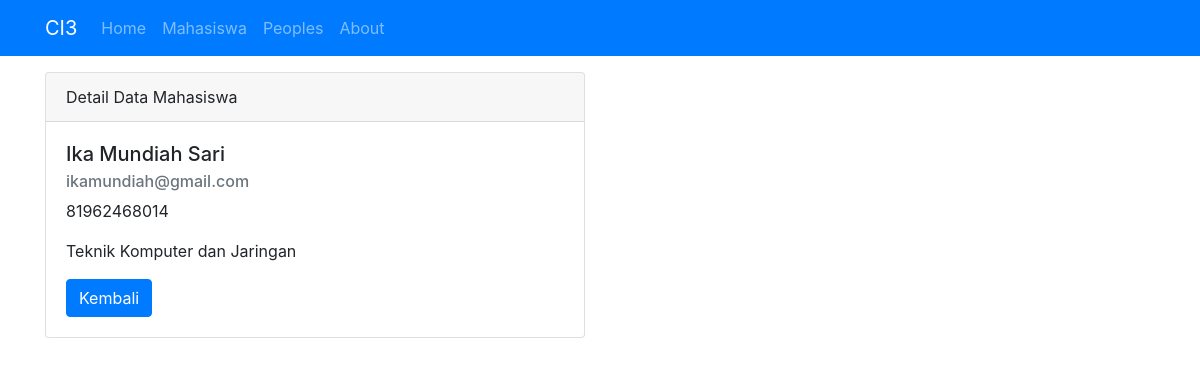
Page /mahasiswa/detail/5 on the committed database.
### tables this page shows
CREATE TABLE `mahasiswa` (
  `id` int(11) NOT NULL,
  `nama` varchar(100) NOT NULL,
  `nrp` varchar(100) NOT NULL,
  `email` varchar(100) NOT NULL,
  `jurusan` varchar(100) NOT NULL
);

### application/controllers/Mahasiswa.php (called while the page is built, shortened)
<?php
class Mahasiswa extends CI_Controller {
    public function __construct()
{
        $this->load->model('Mahasiswa_model');
        $this->load->library('form_validation');
 }
    public function detail($id)
    {
        $data['judul'] = 'Detail Data Mahasiswa';
        $data['mahasiswa'] = $this->Mahasiswa_model->getMahasiswaById($id);
        $this->load->view('templates/header', $data);
        $this->load->view('mahasiswa/detail', $data);
        $this->load->view('templates/footer');
    }
 }

### index.php (called while the page is built, shortened)
<?php
require_once BASEPATH.'core/CodeIgniter.php';

### application/models/mahasiswa_model.php (called while the page is built, shortened)
<?php
class Mahasiswa_model extends CI_model {
    public function getMahasiswaById($id)
    {
         return $this->db->get_where('mahasiswa', ['id' => $id])->row_array();
    }
}

### application/views/mahasiswa/detail.php (the view)
<div class="container">
    <div class="row mt-3">
        <div class="col-md-6">
            <div class="card">
                <div class="card-header">
                    Detail Data Mahasiswa
              </div>
            <div class="card-body">
                <h5 class="card-title"><?=$mahasiswa['nama']; ?></h5>
                <h6 class="card-subtitle mb-2 text-muted"><?= $mahasiswa
                ['email']; ?></h6>
                <p class="card-text"><?=$mahasiswa['nrp']; ?></p>
                <p class="card-text"><?=$mahasiswa['jurusan']; ?></p>
                <a href="<?= base_url();?>mahasiswa" class="btn btn-primary">Kembali</a>
            </div>
        </div>
        </div>
    </div>
</div>

### rows in the picture
mahasiswa: nama "Ika Mundiah Sari", email "ikamundiah@gmail.com", nrp "81962468014", jurusan "Teknik Komputer dan Jaringan"
